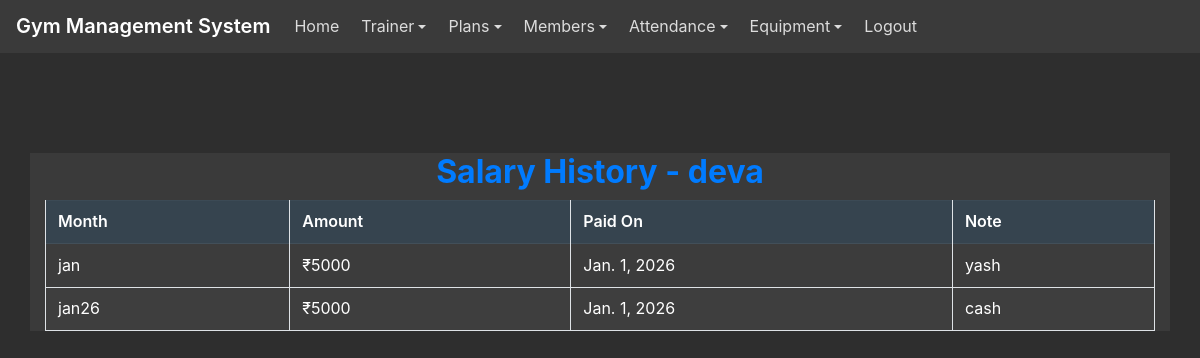
Screenshot of /salary_history/2/ (signed in) with the database file from the repository.
### gym/models.py (models this page shows, shortened)
class Trainer(models.Model):
    name = models.CharField(max_length=100)
    contact = models.CharField(max_length=10)
    age = models.IntegerField()
    gender = models.CharField(max_length=10)
    salary = models.IntegerField()
    class Meta:
        ordering = ["name"]

class TrainerSalary(models.Model):
    trainer = models.ForeignKey(Trainer, on_delete=models.CASCADE)
    month = models.CharField(max_length=20)
    amount = models.IntegerField()
    paid_on = models.DateField()
    note = models.CharField(max_length=255, blank=True)
    class Meta:
        ordering = ["-paid_on"]

### gym/views.py (the view)
# urls.py: path('salary_history/<int:pid>/', views.Trainer_Salary_History, name='salary_history'),
@admin_required
def Trainer_Salary_History(request, pid):
    trainer = get_object_or_404(Trainer, id=pid)
    salary = TrainerSalary.objects.filter(trainer=trainer).order_by('-paid_on')
    return render(request, 'trainer_salary_history.html', {
        'trainer': trainer,
        'salary': salary
    })

### gym/views.py (called while the page is built)
def is_admin(user):
    return user.is_staff or user.groups.filter(name="Admin").exists()

def admin_required(view_func):
    @wraps(view_func)
    @login_required
    def _wrapped(request, *args, **kwargs):
        if is_admin(request.user):
            return view_func(request, *args, **kwargs)
        elif is_trainer(request.user):
            messages.error(request, "Access Denied: You cannot view Admin pages.")
            return redirect('trainer_home')
        else:
            return HttpResponseForbidden("Access Denied: Unauthorized role.")
    return _wrapped

### gym/Templates/trainer_salary_history.html
{% extends 'navigationbar.html' %}
{% block body %}
<div class="container" style="margin-top:100px">
    <h2 class="text-primary text-center font-weight-bold">
        Salary History - {{ trainer.name }}
    </h2>
    <table class="table table-bordered table-hover">
        <thead>
            <tr>
                <th>Month</th>
                <th>Amount</th>
                <th>Paid On</th>
                <th>Note</th>
            </tr>
        </thead>
        <tbody>
            {% for s in salary %}
            <tr>
                <td>{{ s.month }}</td>
                <td>₹{{ s.amount }}</td>
                <td>{{ s.paid_on }}</td>
                <td>{{ s.note }}</td>
            </tr>
            {% endfor %}
        </tbody>
    </table>
</div>
{% endblock %}

### gym/Static/css/mystyle.css (style rules this page uses)
:root { --bg: #2e2e2e; --surface: #3a3a3a; --muted-surface: #444; --accent: #1e88e5; --accent-strong: #1976d2; --text: #ffffff; --muted-text: #dcdcdc; --border: #666; }
* { box-sizing: border-box; }
html, body { height: 100%; }
body { margin: 0; font-family: -apple-system, BlinkMacSystemFont, "Segoe UI", Roboto, "Helvetica Neue", Arial; background-color: var(--bg); color: var(--text); -webkit-font-smoothing: antialiased; -moz-osx-font-smoothing: grayscale; line-height: 1.45; }
.card, .table, .dropdown-menu, .modal-content, .navbar, footer, .container, .container-fluid { background-color: var(--surface); color: var(--text); }
.table { color: var(--text); border-collapse: collapse; width: 100%; }
.table thead th { background-color: rgba(30,136,229,0.12); color: var(--text); font-weight: 600; border-bottom: 1px solid rgba(255,255,255,0.06); }
.table tbody tr:nth-child(odd) { background-color: rgba(255,255,255,0.01); }
.table tbody tr:nth-child(even) { background-color: rgba(255,255,255,0.02); }
.table td, .table th { padding: .6rem .75rem; border-top: 1px solid rgba(255,255,255,0.03); }
::placeholder { color: rgba(255,255,255,0.55); }

### rows the page displays
Trainer: name "deva"
TrainerSalary: month "jan", amount "5000", paid_on "Jan. 1, 2026", note "yash"
TrainerSalary: month "jan26", amount "5000", paid_on "Jan. 1, 2026", note "cash"
